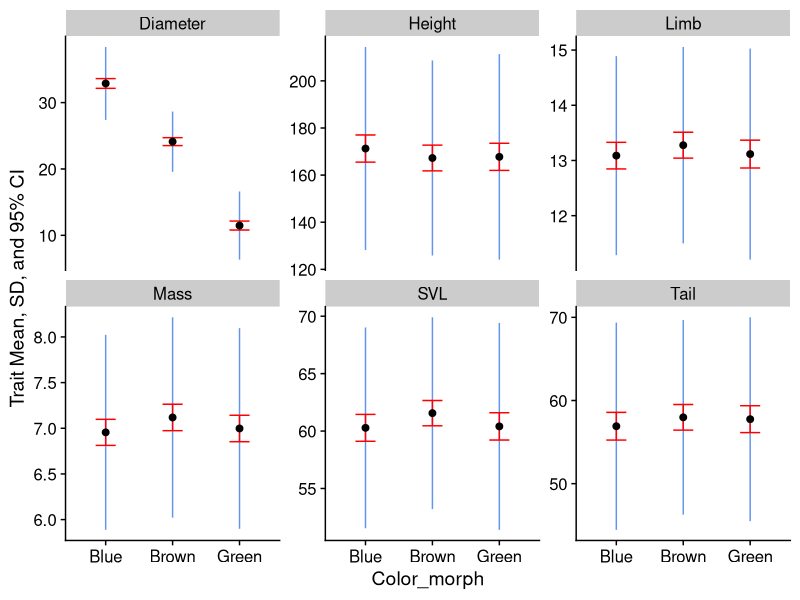

This chart was generated by the following R code:
## ---- chunk 1
# This invisible block is a workaround for Travis CI not having the tidyverse meta-package; 
library(ggplot2)
library(dplyr)
library(readr)
library(tibble)
library(tidyr)
library(forcats)
library(cowplot)
theme_set(theme_cowplot())
lizards <- read_csv("example_data/anoles.csv") # See Appendix A if you don't have this
succession_data_wide <- read_csv("example_data/succession_wide_untidy.csv")
yeast_data <- read_csv("example_data/yeast_data_partial.csv")
knitr::opts_chunk$set(collapse = TRUE)
# Capture View()
# rm(View)
real_view = View
View = function(x,...){
  # Scrollable table output
  # knitr::kable(head(x))
  x |> head(n = 10) |> 
    kableExtra::kbl() |> 
    kableExtra::kable_paper() |> 
    kableExtra::scroll_box(width = "100%")
} 
## ---- chunk 2
View(succession_data_wide)
## ---- chunk 3
succession_data_wide |> 
  pivot_longer(
    # The first argument is the column names you want to reshape
    # This uses the same syntax of select() and across() from dplyr
    cols = -c(Type:DBH), # minus sign grabs everything NOT between Type & DBH: 
    names_to = "Species", # Name of the column that stores the old column names
    values_to = "is_present") |>  # Name of the oclumn that stores old cell values
  View()
## ---- chunk 4
succession_longer = 
  succession_data_wide |> pivot_longer(
    cols = -c(Type:DBH), names_to = "Species", values_to = "is_present") |>
  filter(!is.na(is_present)) |> # Remove missing values
  select(-is_present) # This column is no longer useful
View(succession_longer)
## ---- chunk 5
succession_sep = succession_longer |> 
    separate(col = Type, # Column to separate; note that the arg is col, not .col
           into = c("Habitat", "Tree_type"), # Names of the new columns to separate into
           sep = "-") # the character used to mark the separation
View(succession_sep)
## ---- chunk 6
succession_tidy = succession_sep |> 
  unite(col = "sample_point", # Name of new colum
        Habitat, Team, Sample, # columns to unite (note; these are all seaprate args)
        sep = "-", # separate the columns with a dash
        remove = FALSE # by default, unite() removes the columns to separate; this disables that because we want to keep Habitat
        ) |> 
  select(-Team, -Sample) 
succession_tidy |> View()
## ---- chunk 7
View(yeast_data)
## ---- chunk 8
yeast_data |> 
  pivot_longer(G0.05:U0.3,
    names_to = c("Substrate", "Concentration"), # The names will go into these columns
    names_sep = 1, # separate the names between columns after the first character
    values_to = "Gene_expression") |> 
  glimpse()
## ---- chunk 9

# We're going to create a list that tells pivot_longer to use the 
  # as.numeric() function on Concentration
  # a list() is basically a big box you can put any other kind of data structure into
  # Each item in a list is called an elements; elements can be named or not
  # This list has one named element; if we wanted to transform more columns, we could include them here as well
convert_concentration = list(
  Concentration = as.numeric # Note there's no parentheses; this is because we're identifying the function, not calling it.
  ) 

# We'll talk more about lists later

tidy_yeast = yeast_data |> 
  pivot_longer(G0.05:U0.3,
    names_to = c("Substrate", "Concentration"), names_sep = 1, 
    names_transform = convert_concentration, # We could also have defined the list here
    values_to = "Gene_expression") 
tidy_yeast |> glimpse()
## ---- chunk 10
lizard_smry_by_color = lizards |> 
  # Group the data by color morph
  group_by(Color_morph) |> 
  summarize(
    across(where(is.numeric), # For all numeric columns...
           list(Mean = mean, Med = median, SD = sd)
           # run mean(), meidan(), and sd() on each group & variable
           # Note that the list elements follows the pattern Name = function
    ),N = n() ) # This is outside of across, since it's only run once per group
glimpse(lizard_smry_by_color)
## ---- chunk 11
lizard_smry_tidy = lizard_smry_by_color |> 
  pivot_longer(-c(Color_morph, N), # exclude the columns
               names_to = c("Trait", ".value"),
               names_sep = "_") |> 
  mutate(SE = SD/sqrt(N)) # may as well calculate standard error while we're here
View(lizard_smry_tidy)
## ---- chunk 12
lizard_smry_tidy |> 
  ggplot(aes(x = Color_morph)) + 
  facet_wrap(~Trait, scales = "free_y") +
  # SD:
  geom_linerange(aes(ymin = Mean - SD, ymax = Mean + SD), color = "cornflowerblue") + 
  # Confidence Interval:
  geom_errorbar(aes(ymin = Mean - SE * 1.96, ymax = Mean + SE * 1.96), 
                color = "red", width = .3) + 
  # Mean
  geom_point(aes(y = Mean), size = 2) + 
  ylab("Trait Mean, SD, and 95% CI") 
